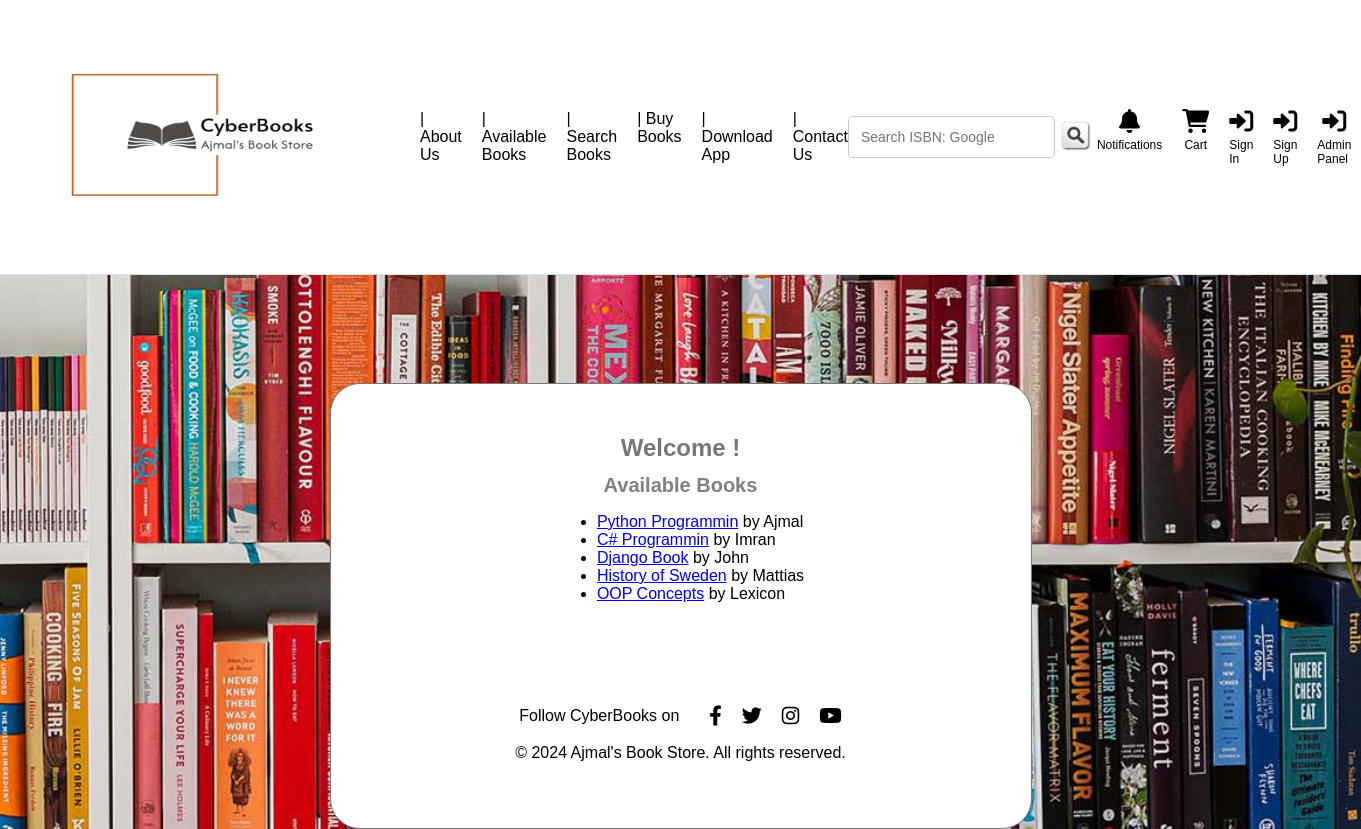
The page /books/ on the database its author committed.
### bukapp/models.py (models this page shows)
class Book(models.Model):
    title = models.CharField(max_length=200)
    author = models.CharField(max_length=200)
    description = models.TextField()
    price = models.DecimalField(max_digits=10, decimal_places=2)
    publication_date = models.DateField()
    cover_image = models.ImageField(upload_to='covers/')

### bukapp/views.py (the view)
# urls.py: path('books/', views.book_list, name='book_list'),
def book_list(request):
    books = Book.objects.all()
    return render(request, 'book_list.html', {'books': books})

### bukapp/templates/book_list.html (shortened to what this page needs)
{% load static %}
<!DOCTYPE html>
<html lang="en">
<head>
    <link rel="stylesheet" href="{% static 'bukapp/styles.css' %}">
   <link rel="stylesheet" href="https://cdnjs.cloudflare.com/ajax/libs/font-awesome/6.0.0-beta3/css/all.min.css">
</head>
<body>
    <header>
        <div class="top-bar">
            <div class="logo">
            <a href="/"><img src="{% static 'bukapp/logo2.jpeg' %}" alt="CDW Logo"></a>
            </div>
            <nav>
                <ul>
                    <li><a href="{% url 'about' %}">| About Us</a></li>
                    <li><a href="{% url 'book_list' %}">| Available Books</a></li>
                    <li><a href="{% url 'book_search' %}">| Search Books</a></li>
                    <li><a href="#">| Buy Books</a></li>
                    <li><a href="#">| Download App</a></li>
                    <li><a href="#">| Contact Us</a></li>
                </ul>
            </nav>
            <div class="search-bar">
                <input type="text" placeholder="Search ISBN: Google">
                <button><img src="{% static 'bukapp/search.png' %}" alt="Search"></button>
            </div>
            <div class="user-options">
                <a href="#"><i class="fas fa-bell"></i><span>Notifications</span></a>
                <a href="#"><i class="fas fa-shopping-cart"></i><span>Cart</span></a>
                <a href="#" class="dropbtn"><i class="fas fa-sign-in-alt"></i><span>Sign In</span></a>
                <a href="#" class="dropbtn"><i class="fas fa-sign-in-alt"></i><span>Sign Up</span></a>
                <a href="/admin/" class="dropbtn"><i class="fas fa-sign-in-alt"></i><span>Admin Panel</span></a>
            </div>
        </div>
    </header>
    <main>
       <br><br><br><br><br><br>
        <div class="container">
          <h1>Welcome !</h1>
            <h2> Available Books</h2>
    <ul>
        {% for book in books %}
            <li><a href="{% url 'book_detail' book.pk %}">{{ book.title }}</a> by {{ book.author }}</li>
        {% endfor %}
    </ul>
            <br><br>
            <div class="footer-social">
                <span>Follow CyberBooks on</span>
                <a href="#"><i class="fab fa-facebook-f"></i></a>
                <a href="#"><i class="fab fa-twitter"></i></a>
                <a href="#"><i class="fab fa-instagram"></i></a>
                <a href="#"><i class="fab fa-youtube"></i></a>
            </div>
            <div class="footer-content">
                <p>&copy; 2024 Ajmal's Book Store. All rights reserved.</p>
        </div>
    </main>
</body>
</html>

### bukapp/static/bukapp/styles.css (style rules this page uses)
body { font-family: Arial, sans-serif; margin: 0; padding: 0; }
header { border-bottom: 1px solid #e0e0e0; padding: 10px 20px; background-color: #fff; }
.top-bar { display: flex; align-items: center; justify-content: space-between; }
.logo img { width: 400px; height: 250px; }
nav ul { list-style: none; padding: 0; margin: 0; display: flex; gap: 20px; }
nav ul li { display: inline; }
nav ul li a { text-decoration: none; color: #000; font-weight: lighter; }
.search-bar { display: flex; align-items: center; }
.search-bar input { padding: 12px; font-size: 14px; border: 1px solid #ccc; border-radius: 4px; }
.search-bar button { background: none; border: none; cursor: pointer; }
.search-bar button img { height: 30px; }
.user-options { display: flex; gap: 20px; }
.user-options a { display: flex; flex-direction: column; align-items: center; text-decoration: none; color: #000; font-size: 14px; }
.user-options a i { font-size: 24px; margin-bottom: 5px; }
.user-options a span { font-size: 12px; }
main h1 { font-size: 24px; margin-top: 0; }
.container { display: flex; flex-direction: column; align-items: center; border: 1px solid #777; padding: 50px; border-radius: 30px; max-width: 600px; margin: 0 auto; background-color: #ffffff; }
.h1, h1 { margin: 0 0 20px 0; font-size: 36px; font-weight: bold; color: #777; text-align: center; line-height: 1.2; letter-spacing: normal; text-transform: none; text-shadow: none; margin-top: 20px; margin-bottom: 10px; padding: 0; }
.h2, h2 { margin: 0 0 15px 0; font-size: 20px; font-weight: bold; color: grey; text-align: center; line-height: 1.2; letter-spacing: normal; text-transform: none; text-shadow: none; margin-top: 0px; margin-bottom: 0px; padding: 0; }
.footer-content { max-width: 1200x; margin: 0 auto; }
.footer-social { margin-top: 50px; display: flex; justify-content: center; align-items: center; gap: 20px; }
.footer-social span { margin-right: 10px; }
.footer-social a { color: #000000; font-size: 20px; text-decoration: none; }

### rows shown on the page
Book: title "Python Programmin", author "Ajmal"
Book: title "C# Programmin", author "Imran"
Book: title "Django Book", author "John"
Book: title "History of Sweden", author "Mattias"
Book: title "OOP Concepts", author "Lexicon"
